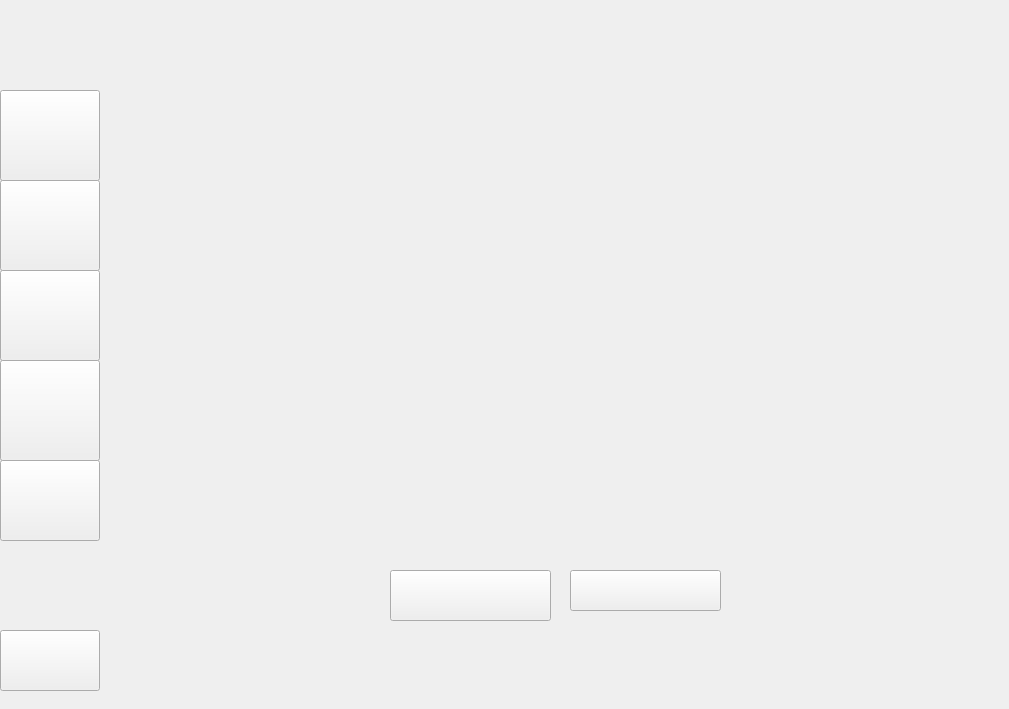
    <widget class="QWidget" name="page_24">
     <widget class="QLabel" name="label_24">
      <property name="geometry">
       <rect>
        <x>0</x>
        <y>0</y>
        <width>1000</width>
        <height>700</height>
       </rect>
      </property>
      <property name="text">
       <string/>
      </property>
      <property name="pixmap">
       <pixmap resource="resources.qrc">:/resources/ModUsu2.png</pixmap>
      </property>
      <property name="scaledContents">
       <bool>true</bool>
      </property>
     </widget>
     <widget class="QPushButton" name="pushButton_126">
      <property name="geometry">
       <rect>
        <x>0</x>
        <y>90</y>
        <width>100</width>
        <height>91</height>
       </rect>
      </property>
      <property name="text">
       <string/>
      </property>
     </widget>
     <widget class="QPushButton" name="pushButton_127">
      <property name="geometry">
       <rect>
        <x>0</x>
        <y>180</y>
        <width>100</width>
        <height>91</height>
       </rect>
      </property>
      <property name="text">
       <string/>
      </property>
     </widget>
     <widget class="QPushButton" name="pushButton_128">
      <property name="geometry">
       <rect>
        <x>0</x>
        <y>270</y>
        <width>100</width>
        <height>91</height>
       </rect>
      </property>
      <property name="text">
       <string/>
      </property>
     </widget>
     <widget class="QPushButton" name="pushButton_129">
      <property name="geometry">
       <rect>
        <x>0</x>
        <y>360</y>
        <width>100</width>
        <height>101</height>
       </rect>
      </property>
      <property name="text">
       <string/>
      </property>
     </widget>
     <widget class="QPushButton" name="pushButton_130">
      <property name="geometry">
       <rect>
        <x>0</x>
        <y>460</y>
        <width>100</width>
        <height>81</height>
       </rect>
      </property>
      <property name="text">
       <string/>
      </property>
     </widget>
     <widget class="QPushButton" name="pushButton_131">
      <property name="geometry">
       <rect>
        <x>390</x>
        <y>570</y>
        <width>161</width>
        <height>51</height>
       </rect>
      </property>
      <property name="text">
       <string/>
      </property>
     </widget>
     <widget class="QPushButton" name="pushButton_132">
      <property name="geometry">
       <rect>
        <x>570</x>
        <y>570</y>
        <width>151</width>
        <height>41</height>
       </rect>
      </property>
      <property name="text">
       <string/>
      </property>
     </widget>
     <widget class="QPushButton" name="pushButton_175">
      <property name="geometry">
       <rect>
        <x>0</x>
        <y>630</y>
        <width>100</width>
        <height>61</height>
       </rect>
      </property>
      <property name="text">
       <string/>
      </property>
     </widget>
    </widget>
